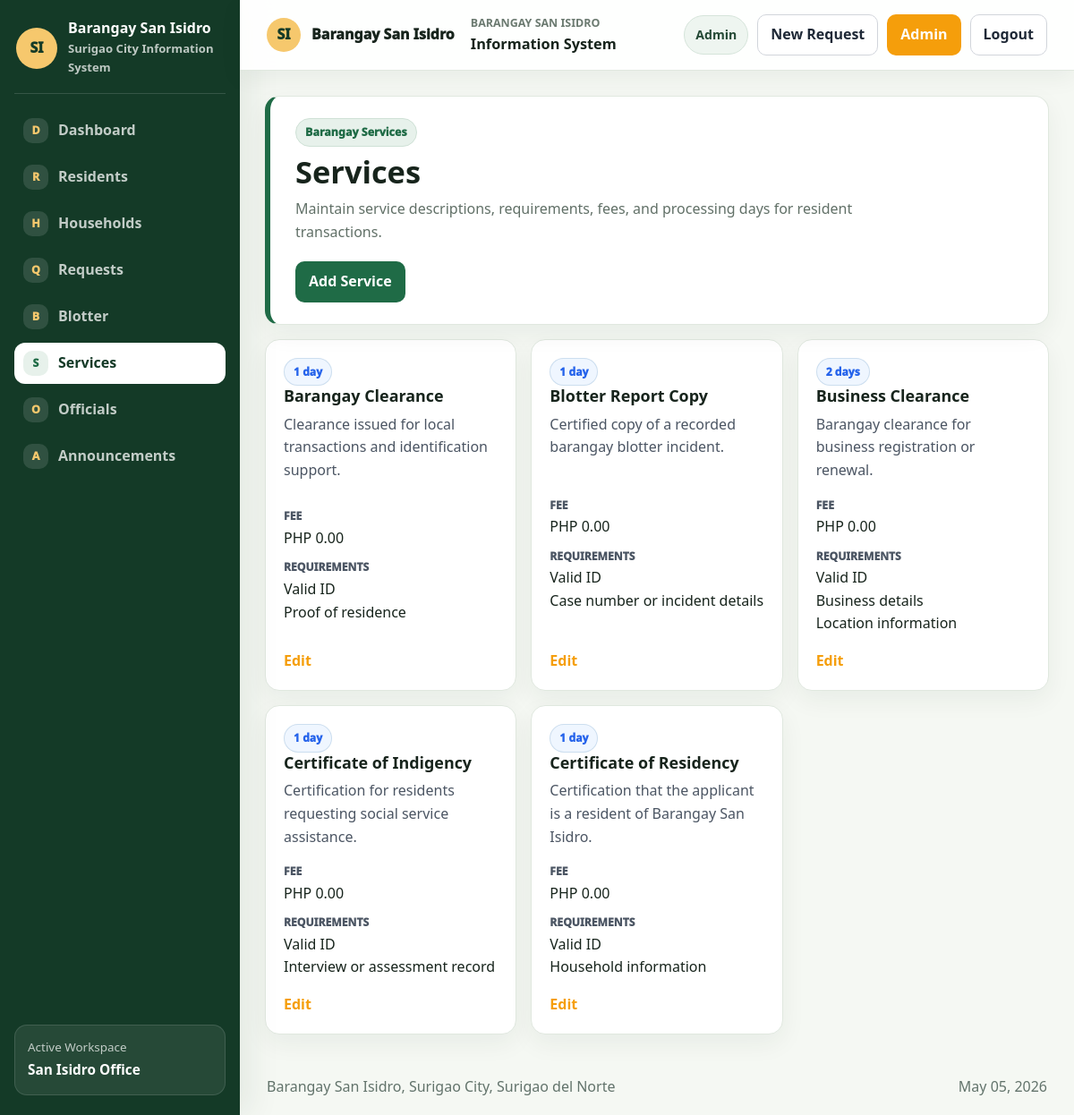
/services/ (signed in), run on the app's committed database.
### barangay/models.py (models this page shows, shortened)
class Service(models.Model):
    name = models.CharField(max_length=120, unique=True)
    description = models.TextField(blank=True)
    requirements = models.TextField(blank=True)
    fee = models.DecimalField(max_digits=8, decimal_places=2, default=0)
    processing_days = models.PositiveSmallIntegerField(default=1)
    is_active = models.BooleanField(default=True)
    class Meta:
        ordering = ["name"]

### barangay/views.py (the view)
# urls.py: path("services/", views.ServiceListView.as_view(), name="service_list"),
class ServiceListView(LoginRequiredMixin, ListView):
    model = Service
    template_name = "barangay/service_list.html"
    context_object_name = "services"

### barangay/templates/barangay/service_list.html
{% extends "barangay/base.html" %}
{% block content %}
<section class="page-title">
    <div>
        <p class="eyebrow">Barangay Services</p>
        <h1>Services</h1>
        <p class="page-copy">Maintain service descriptions, requirements, fees, and processing days for resident transactions.</p>
    </div>
    <a class="btn btn-primary" href="{% url 'barangay:service_create' %}">Add Service</a>
</section>
<section class="card-grid">
    {% for service in services %}
        <article class="record-card">
            <div>
                <span class="badge">{{ service.processing_days }} day{{ service.processing_days|pluralize }}</span>
                <h2>{{ service.name }}</h2>
                <p>{{ service.description|default:"No description" }}</p>
            </div>
            <dl>
                <div><dt>Fee</dt><dd>PHP {{ service.fee }}</dd></div>
                <div><dt>Requirements</dt><dd>{{ service.requirements|linebreaksbr|default:"-" }}</dd></div>
            </dl>
            <a href="{% url 'barangay:service_update' service.pk %}">Edit</a>
        </article>
    {% empty %}
        <p class="empty-state">No services recorded.</p>
    {% endfor %}
</section>
{% endblock %}

### barangay/templates/barangay/base.html (shortened to what this page needs)
{% load static %}
<!doctype html>
<html lang="en">
<head>
    <link rel="stylesheet" href="{% static 'barangay/css/app.css' %}">
</head>
<body class="{% if not request.user.is_authenticated %}auth-page {% endif %}{% block body_class %}{% endblock %}">
    <div class="app-shell">
        <aside class="side-panel">
            <a class="brand" href="{% url 'barangay:dashboard' %}">
                <span class="brand-mark">SI</span>
                <span>
                    <strong>Barangay San Isidro</strong>
                    <small>Surigao City Information System</small>
                </span>
            </a>
            {% if request.user.is_authenticated %}
                <nav class="side-nav" aria-label="Main navigation">
                    <a class="{% if request.path == '/' %}is-active{% endif %}" href="{% url 'barangay:dashboard' %}">
                        <span class="nav-code">D</span><span>Dashboard</span>
                    </a>
                    <a class="{% if '/residents/' in request.path %}is-active{% endif %}" href="{% url 'barangay:resident_list' %}">
                        <span class="nav-code">R</span><span>Residents</span>
                    </a>
                    <a class="{% if '/households/' in request.path %}is-active{% endif %}" href="{% url 'barangay:household_list' %}">
                        <span class="nav-code">H</span><span>Households</span>
                    </a>
                    <a class="{% if '/requests/' in request.path %}is-active{% endif %}" href="{% url 'barangay:request_list' %}">
                        <span class="nav-code">Q</span><span>Requests</span>
                    </a>
                    <a class="{% if '/blotter/' in request.path %}is-active{% endif %}" href="{% url 'barangay:blotter_list' %}">
                        <span class="nav-code">B</span><span>Blotter</span>
                    </a>
                    <a class="{% if '/services/' in request.path %}is-active{% endif %}" href="{% url 'barangay:service_list' %}">
                        <span class="nav-code">S</span><span>Services</span>
                    </a>
                    <a class="{% if '/officials/' in request.path %}is-active{% endif %}" href="{% url 'barangay:official_list' %}">
                        <span class="nav-code">O</span><span>Officials</span>
                    </a>
                    <a class="{% if '/announcements/' in request.path %}is-active{% endif %}" href="{% url 'barangay:announcement_list' %}">
                        <span class="nav-code">A</span><span>Announcements</span>
                    </a>
                </nav>
                <div class="side-meta">
                    <span>Active Workspace</span>
                    <strong>San Isidro Office</strong>
                </div>
            {% else %}
                <div class="auth-side-note">
                    <span class="side-badge">Secure Access</span>
                    <strong>Barangay records stay protected behind user accounts.</strong>
                    <small>Login or register to continue to the information system.</small>
                </div>
            {% endif %}
        </aside>
        <div class="workspace">
            <header class="site-header">
                {% if request.user.is_authenticated %}
                    <a class="mobile-brand" href="{% url 'barangay:dashboard' %}">
                        <span class="brand-mark">SI</span>
                        <span>Barangay San Isidro</span>
                    </a>
                    <div class="header-title">
                        <span>Barangay San Isidro</span>
                        <strong>Information System</strong>
                    </div>
                    <nav class="top-actions" aria-label="Quick links">
                        <span class="user-chip">{{ request.user.username }}</span>
                        <a class="btn btn-secondary" href="{% url 'barangay:request_create' %}">New Request</a>
                        {% if request.user.is_staff %}
                            <a class="btn btn-primary" href="{% url 'admin:index' %}">Admin</a>
                        {% endif %}
                        <form class="logout-form" method="post" action="{% url 'barangay:logout' %}">
                            <button class="btn btn-secondary" type="submit">Logout</button>
                        </form>
                    </nav>
                {% endif %}
            </header>
            <main class="page-shell" id="main-content">
                {% block content %}{% endblock %}
            </main>
            <footer class="site-footer">
                <span>Barangay San Isidro, Surigao City, Surigao del Norte</span>
                <span>{% now "M d, Y" %}</span>
            </footer>
        </div>
    </div>
</body>
</html>

### data on the page
Service: processing_days "1", name "Barangay Clearance", description "Clearance issued for local transactions and identification support.", fee "0.00", requirements "Valid ID Proof of residence"
Service: processing_days "1", name "Blotter Report Copy", description "Certified copy of a recorded barangay blotter incident.", fee "0.00", requirements "Valid ID Case number or incident details"
Service: processing_days "2", name "Business Clearance", description "Barangay clearance for business registration or renewal.", fee "0.00", requirements "Valid ID Business details Location information"
Service: processing_days "1", name "Certificate of Indigency", description "Certification for residents requesting social service assistance.", fee "0.00", requirements "Valid ID Interview or assessment record"
Service: processing_days "1", name "Certificate of Residency", description "Certification that the applicant is a resident of Barangay San Isidro.", fee "0.00", requirements "Valid ID Household information"

### other printed values
{{ request.user.username }} "Admin"
